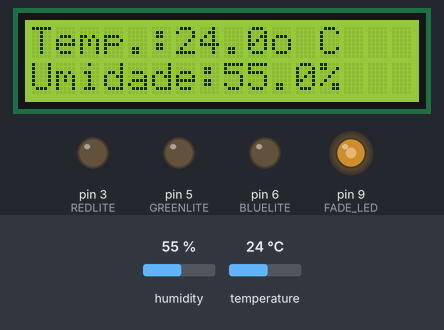
Bench run of a sketch on a simulated Arduino Mega 2560, built with avr-gcc and run on an emulated ATmega2560. Parts: 16×2 character LCD, output pins drawn as LEDs (lit = HIGH). Inputs (shaded band) come from the test bench; at power-on: humidity 55 %, temperature 24 °C. What the sketch prints to the serial monitor is not drawn.

Above: at 2.47 s.
2.5 s: humidity set to 22 %
At 5.7 s:
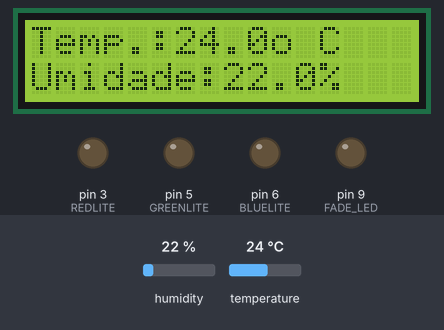
5.8 s: temperature set to 12 °C
At 6.63 s:
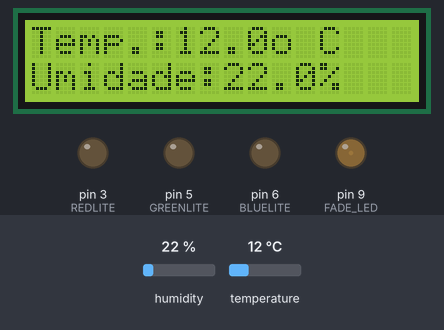
9.1 s: humidity set to 40 %
At 12.34 s:
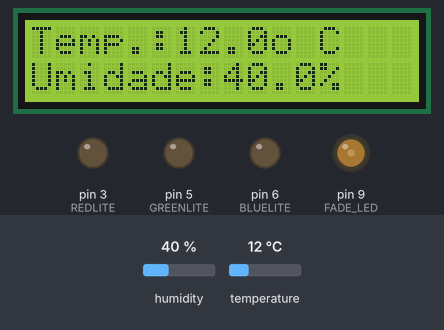
13.3 s: temperature set to 19 °C
At 13.95 s:
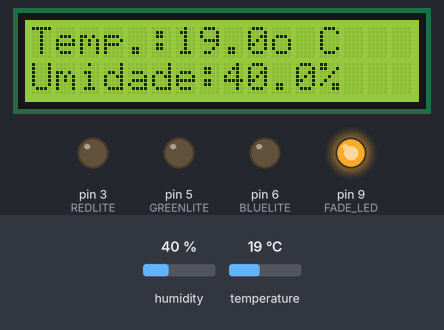
Timing chart, 0 to 17.6 s (numbered marks = the images above; inputs shaded):
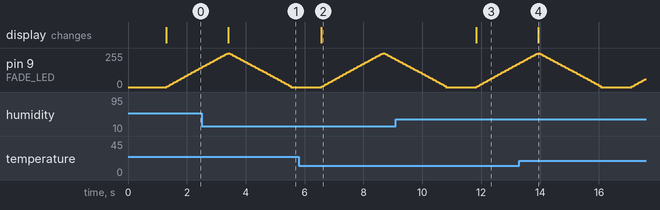

Measured:
- after the input at 2.5 s, the display: changes after 0.91 s (image 1)
- after the input at 5.8 s, the display: changes after 0.76 s (image 2)
- after the input at 9.1 s, the display: changes after 2.7 s (image 3)
- after the input at 13.3 s, the display: changes after 0.64 s (image 4)

The sketch:

sketch_dht11_display.ino
```cpp
#include <LiquidCrystal.h>
#include <Wire.h>
#include <dht11.h>


#define REDLITE 3
#define GREENLITE 5
#define BLUELITE 6

//LiquidCrystal lcd(6, 7, 8,  9,  4,  5);
LiquidCrystal lcd(42, 43, 44, 45,  40, 41);


dht11 DHT11;
float temperatura = 0;
float umidade = 0;


//FADE
int FADE_LED = 9;           // the pin that the LED is attached to
int brightness = 0;    // how bright the LED is
int fadeAmount = 5;    // how many points to fade the LED by


/**
 * Start the serial communication and LCD
 */
void setup() {
  Serial.begin(9600);

  // FADE
  pinMode(FADE_LED, OUTPUT);

  // set up the LCD's number of rows and columns:
  lcd.begin(16, 2);
  lcd.setCursor(0,0);
  lcd.print("Starting....");
  delay(1200);


  pinMode(REDLITE, OUTPUT);
  pinMode(GREENLITE, OUTPUT);
  pinMode(BLUELITE, OUTPUT);
}


/**
 * Read temperature and humidity from the sensor DHT11
 */
void getdata(int iPuerto) {
  int chk = DHT11.read(iPuerto);

  Serial.print("Sensor "); Serial.print(iPuerto); Serial.print(" ");
  switch (chk) {
    case 0:

      umidade = (float)DHT11.humidity;
      Serial.print(umidade, 1);
      Serial.print(" % ");

      temperatura = (float)DHT11.temperature;
      Serial.print(temperatura, 2);
      Serial.println(" o C");

      break;
    case -1: Serial.println(" Checksum error"); break;
    case -2: Serial.println(" Time out error"); break;
    default: Serial.println(" Unknown error"); break;
  }
}


boolean hasToDisplayTemperature() {
  boolean has = false;
  if (brightness == 0 || brightness == 255) {
    has = true;
  }
  return has;
}

/**
 * Display temp and hum
 */
void displayTemperature() {

  if (hasToDisplayTemperature()) {
    getdata(49);
    // set up the LCD's number of rows and columns:
  //  lcd.begin(16, 2);

    lcd.setCursor(0,0);
    lcd.print("Temp.:");
    lcd.print(temperatura, 1);
    lcd.print("o C");

    lcd.setCursor(0,1);
    lcd.print("Umidade:");
    lcd.print(umidade, 1);
    lcd.print("%");
  }
}


void fadeLED() {
  analogWrite(FADE_LED, brightness);

  // change the brightness for next time through the loop:
  brightness = brightness + fadeAmount;

  // reverse the direction of the fading at the ends of the fade:
  if (brightness == 0 || brightness == 255) {
    fadeAmount = -fadeAmount ;
  }
  Serial.print("FADE ... ");
  Serial.print("brightness: "); Serial.print(brightness);
  Serial.print(" fadeAmount: "); Serial.print(fadeAmount);
  Serial.println("");

  // wait for 30 milliseconds to see the dimming effect
  if (brightness > 0) {
    delay(30);
  } else {
    digitalWrite(FADE_LED, LOW);
    delay(1000);
  }

}


void loop() {
  displayTemperature();
  fadeLED();
//  delay(2000);
}
```
